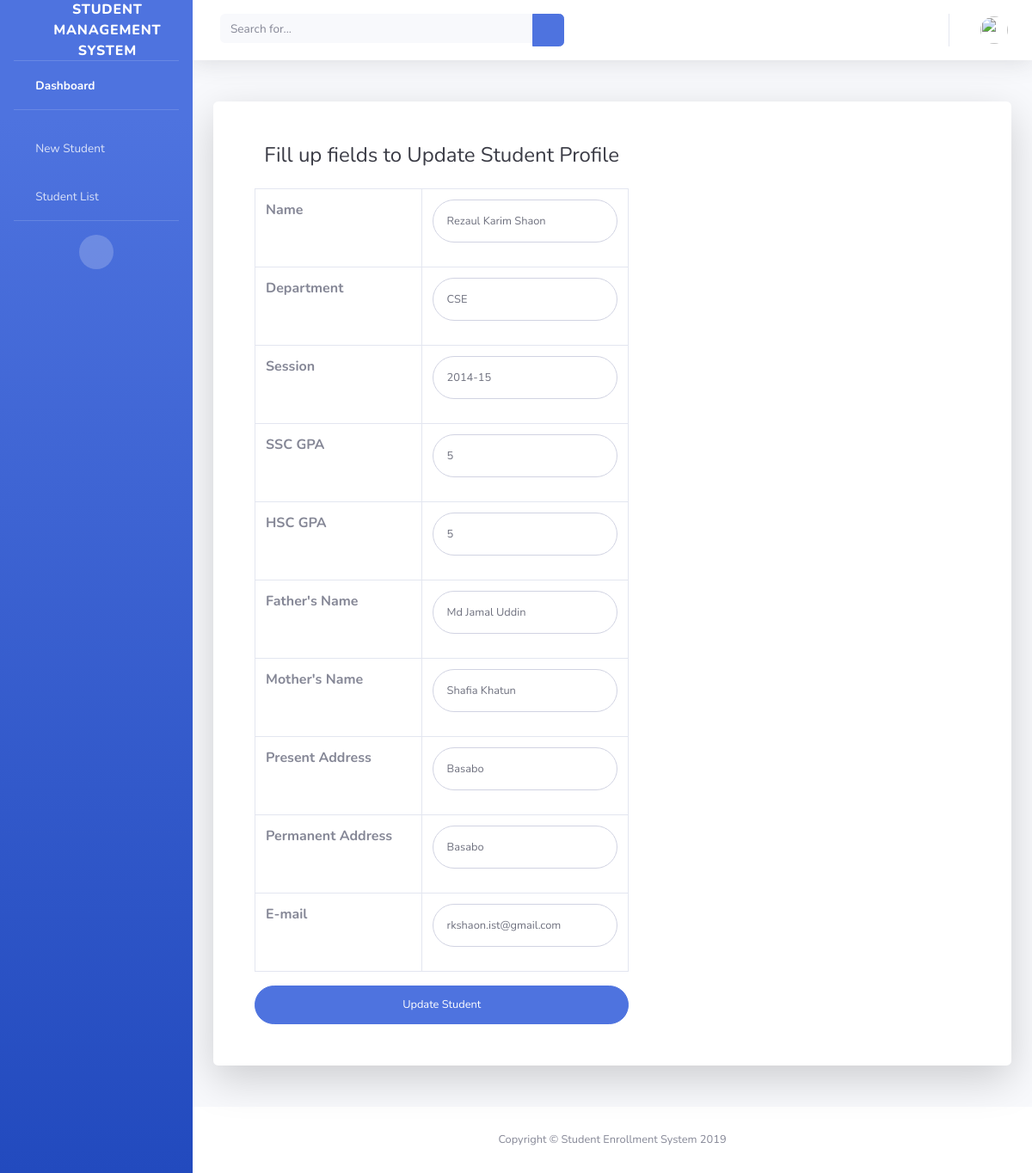
Page /edit/2 on the committed database.
### diarylist/models.py (models this page shows)
class Student(models.Model):
	studentFullName = models.CharField(max_length=200)
	studentDept = models.CharField(max_length=200)
	studentSession = models.CharField(max_length=200)
	studentSSC = models.CharField(max_length=5, default=0.00)
	studentHSC = models.CharField(max_length=5, default=0.00)
	studentFather = models.CharField(max_length=200)
	studentMother = models.CharField(max_length=200)
	studentPresentAddress = models.CharField(max_length=200)
	studentPermanentAddress = models.CharField(max_length=200)
	studentEmail = models.CharField(max_length=200)

### diarylist/views.py (the view)
# urls.py: path('edit/<student_id>', views.edit_student, name="edit_student"),
def edit_student(request, student_id):
	if request.method == 'POST':
		student = Student.objects.get(pk=student_id)
		form = StudentForm(request.POST or None, instance=student)
		if form.is_valid():
			form.save()
			messages.success(request, ('Student Has Been Edited'))
			return redirect('list_student')
	else:
		student = Student.objects.get(pk=student_id)
		return render(request, 'edit.html', {'student': student})

### diarylist/templates/edit.html (shortened to what this page needs)
{% include 'header.html' %}
<div class="container">
    <div class="card o-hidden border-0 shadow-lg my-5">
      <div class="card-body p-0">
        <div class="row">
          <div class="col-lg-7">
            <div class="p-5">
              <div class="text-center">
                <h1 class="h4 text-gray-900 mb-4">Fill up fields to Update Student Profile</h1>
              </div>
              {% if student %}
              <form class="user" method="POST">
                <table class="table table-bordered" id="dataTable" width="100%" cellspacing="0">
                  <tr>
                    <th>Name</th>
                    <td>
                      <div class="form-group">
                        <input type="text" name="studentFullName" class="form-control form-control-user" id="exampleFirstName" value="{{ student.studentFullName }}">
                      </div>
                    </td>
                  </tr>
                  <tr>
                    <th>Department</th>
                    <td>
                      <div class="form-group">
                        <input type="text" name="studentDept" class="form-control form-control-user" id="exampleFirstName" value="{{ student.studentDept }}">
                      </div>
                    </td>
                  </tr>
                  <tr>
                    <th>Session</th>
                    <td>
                      <div class="form-group">
                        <input type="text" name="studentSession" class="form-control form-control-user" id="exampleFirstName" value="{{ student.studentSession }}">
                      </div>
                    </td>
                  </tr>
                  <tr>
                    <th>SSC GPA</th>
                    <td>
                      <div class="form-group">
                        <input type="text" name="studentSSC" class="form-control form-control-user" id="exampleFirstName" value="{{ student.studentSSC }}">
                      </div>
                    </td>
                  </tr>
                  <tr>
                    <th>HSC GPA</th>
                    <td>
                      <div class="form-group">
                        <input type="text" name="studentHSC" class="form-control form-control-user" id="exampleFirstName" value="{{ student.studentHSC }}">
                      </div>
                    </td>
                  </tr>
                  <tr>
                    <th>Father's Name</th>
                    <td>
                      <div class="form-group">
                        <input type="text" name="studentFather" class="form-control form-control-user" id="exampleFirstName" value="{{ student.studentFather }}">
                      </div>
                    </td>
                  </tr>
                  <tr>
                    <th>Mother's Name</th>
                    <td>
                      <div class="form-group">
                        <input type="text" name="studentMother" class="form-control form-control-user" id="exampleFirstName" value="{{ student.studentMother }}">
                      </div>
                    </td>
                  </tr>
                  <tr>
                    <th>Present Address</th>
                    <td>
                      <div class="form-group">
                        <input type="text" name="studentPresentAddress" class="form-control form-control-user" id="exampleFirstName"value="{{ student.studentPresentAddress }}">
                      </div>
                    </td>
                  </tr>
                  <tr>
                    <th>Permanent Address</th>
                    <td>
                      <div class="form-group">
                        <input type="text" name="studentPermanentAddress" class="form-control form-control-user" id="exampleFirstName" value="{{ student.studentPermanentAddress }}">
                      </div>
                    </td>
                  </tr>
                  <tr>
                    <th>E-mail</th>
                    <td>
                      <div class="form-group">
                        <input type="email" name="studentEmail" class="form-control form-control-user" id="exampleInputEmail" value="{{ student.studentEmail }}">
                      </div>
                    </td>
                  </tr>
              </table>
              <button class="btn btn-primary btn-user btn-block">Update Student</button>
            </form>
            {% endif %}
            </div>
          </div>
        </div>
      </div>
    </div>
  </div>
 {% include 'footer.html' %}

### rows in the picture
Student: studentFullName "Rezaul Karim Shaon", studentDept "CSE", studentSession "2014-15", studentSSC "5", studentHSC "5", studentFather "Md Jamal Uddin", studentMother "Shafia Khatun", studentPermanentAddress "Basabo", studentEmail "rkshaon.ist@gmail.com"
